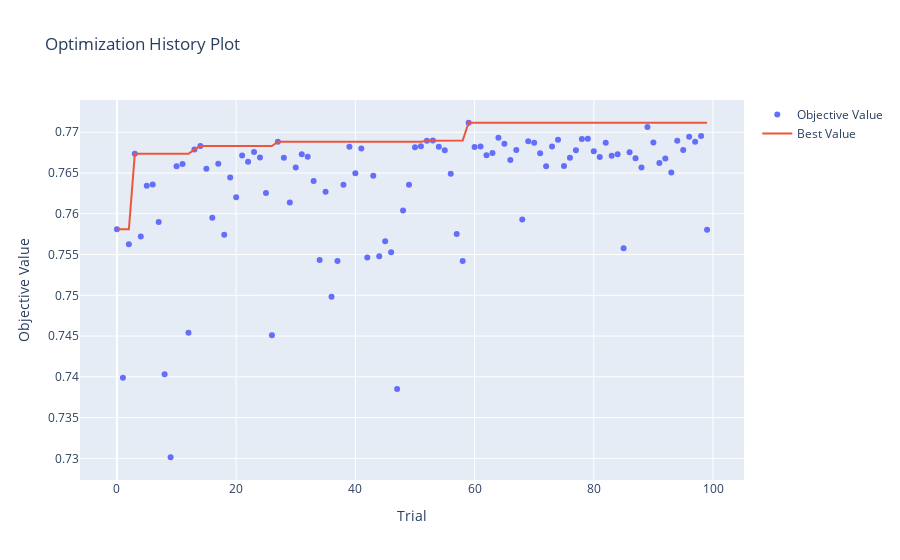
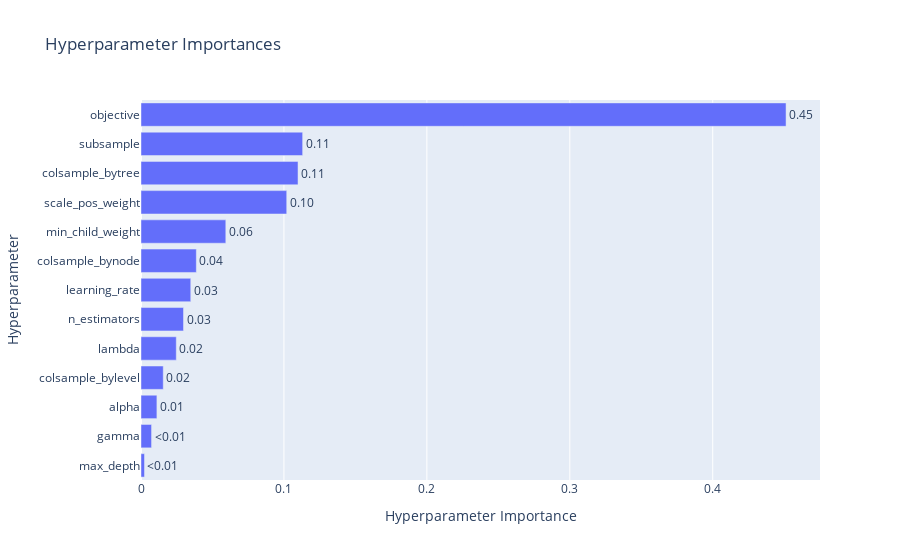

Source (notebook cell) for these figures, in order:
### Markdown cell above
### Testing / Tuning with XGBoost

### Code cell
# do some testing...
DO_RUN_TUNING = False

import xgboost as xgb
from sklearn.model_selection import GridSearchCV
from sklearn.model_selection import RandomizedSearchCV

from sklearn_genetic.space import Continuous, Categorical, Integer
from sklearn_genetic.callbacks import DeltaThreshold

delta_callback = DeltaThreshold(threshold=0.00005, metric='fitness')

def optuna_objective_xgboost(trial, data, truth):
    search_params_to_use = {
        'objective': trial.suggest_categorical('objective', ['binary:logitraw', 'binary:logistic']),
        'scale_pos_weight': trial.suggest_float('scale_pos_weight', 2.0, 4.5),
        'min_child_weight': trial.suggest_float('min_child_weight', 0.1, 3.0),
        'learning_rate': trial.suggest_float('learning_rate', 0.08, 0.3),
        'max_depth': trial.suggest_int('max_depth', 2, 5),
        'subsample': trial.suggest_float('subsample', 0.9, 1.0),
        'colsample_bytree': trial.suggest_float('colsample_bytree', 0.0, 1.0),
        'colsample_bylevel': trial.suggest_float('colsample_bylevel', 0.0, 1.0),
        'colsample_bynode': trial.suggest_float('colsample_bynode', 0.0, 1.0),
        'lambda': trial.suggest_float('lambda', 0.5, 1.5),
        'alpha': trial.suggest_float('alpha', 0.0, 1.5),
        'gamma': trial.suggest_float('gamma', 0.0, 1.5),
        'n_estimators': trial.suggest_int('n_estimators', 50, 500),
    }    
    test_model = xgb.XGBClassifier(**search_params_to_use)

    cv_scores = cross_val_score(test_model, data, truth, cv=10, scoring='f1_macro')
    score = np.mean(cv_scores)
    return score

def run_hypertune_test(data, truth):

    # tuning process
    # 1. learning rate
    # 2. max_depth and min_child_weight
    # 3. gamma
    # 4. subsample and colsample_bytree
    # 5. then reduce the learning rate
    
    # search_params_to_use = {
    #     'objective': Categorical(['binary:logitraw', 'binary:logistic'], random_state=1),
    #     'scale_pos_weight': Continuous(2.0, 4.5, 'uniform', random_state=1),
    #     'min_child_weight': Continuous(0.1, 3.0, 'uniform', random_state=1),
    #     'learning_rate': Continuous(0.08, 0.3, 'uniform', random_state=1),
    #     'max_depth': Integer(2, 5, 'uniform', random_state=1),
    #     'subsample': Continuous(0.9, 1.0, 'uniform', random_state=1),
    #     'colsample_bytree': Continuous(0.0, 1.0, 'uniform', random_state=1),
    #     'colsample_bylevel': Continuous(0.0, 1.0, 'uniform', random_state=1),
    #     'colsample_bynode': Continuous(0.0, 1.0, 'uniform', random_state=1),
    #     'lambda': Continuous(0.5, 1.5, 'uniform', random_state=1),
    #     'alpha': Continuous(0.0, 1.5, 'uniform', random_state=1),
    #     'gamma': Continuous(0.0, 1.5, 'uniform', random_state=1),
    #     'n_estimators': Integer(50, 500, 'uniform', random_state=1),
    # }

    # test_model = xgb.XGBClassifier(random_state=1).fit(data.to_numpy(), truth.to_numpy())
    # grid_search = GASearchCV(test_model, param_grid=search_params_to_use, n_jobs=-1, scoring="f1_macro")    
    # grid_search.fit(data, truth, callbacks=[delta_callback])
    # display(grid_search.best_score_)
    # best_params = grid_search.best_params_
    # display(grid_search.best_params_)

    # test_model = xgb.XGBClassifier(random_state=1, **best_params).fit(data.to_numpy(), truth.to_numpy())
    # display_cv(test_model, data, truth)

    ### OPTUNA TUNING ###
    study = optuna.create_study(direction='maximize')
    study.optimize(lambda trial: optuna_objective_xgboost(trial, data, truth), n_trials=100,  gc_after_trial=True)
    best_params = study.best_params

    display(best_params)
    display(f'best_f1_score: {study.best_value}')
    display(f'best trial: {study.best_trial}')
    fig = optuna.visualization.plot_optimization_history(study)
    fig.show()
    fig = optuna.visualization.plot_param_importances(study)
    fig.show()

    return best_params

best_xgb_params = {}
if DO_RUN_TUNING:
    best_xgb_params = run_hypertune_test(cleaned_data, y)
else:
    best_xgb_params = {
        'objective': 'binary:logitraw',
        'scale_pos_weight': 2.9360556703403695,
        'min_child_weight': 2.479593590655206,
        'learning_rate': 0.11750014772021783,
        'max_depth': 3,
        'subsample': 0.9526655779292016,
        'colsample_bytree': 0.7043007123486567,
        'colsample_bylevel': 0.3083426556873394,
        'colsample_bynode': 0.6342968499700148,
        'lambda': 1.0591492693539948,
        'alpha': 0.8322970023773659,
        'gamma': 0.825805122509714,
        'n_estimators': 377
    }


def get_xgboost_classifier(data, truth, params_to_use = None):
    if params_to_use:
        final_params = params_to_use
    else:
        final_params = {
            # use this to help with the imbalanced targets
            'scale_pos_weight': training_data_pos_scale_weight,
            # it's a binary classifier - this method seems to work best
            'objective': 'binary:logitraw',
        }

    print(f'-- XGBoost using: {final_params}')

    return xgb.XGBClassifier(random_state=1, **final_params).fit(data, truth)

display(best_xgb_params)
test_c = get_xgboost_classifier(cleaned_data, y, best_xgb_params)
display_cv(test_c, cleaned_data, y)

### Figure 1 — Plotly figure (JSON) as saved in the notebook; plotly's stock layout.template omitted (floating-point values rounded to 4 significant figures)
{"data": [{"mode": "markers", "name": "Objective Value", "type": "scatter", "x": [0, 1, 2, 3, 4, 5, 6, 7, 8, 9, 10, 11, 12, 13, 14, 15, 16, 17, 18, 19, 20, 21, 22, 23, 24, 25, 26, 27, 28, 29, 30, 31, 32, 33, 34, 35, 36, 37, 38, 39, 40, 41, 42, 43, 44, 45, 46, 47, 48, 49, 50, 51, 52, 53, 54, 55, 56, 57, 58, 59, 60, 61, 62, 63, 64, 65, 66, 67, 68, 69, 70, 71, 72, 73, 74, 75, 76, 77, 78, 79, 80, 81, 82, 83, 84, 85, 86, 87, 88, 89, 90, 91, 92, 93, 94, 95, 96, 97, 98, 99], "y": [0.7581, 0.7399, 0.7563, 0.7674, 0.7572, 0.7634, 0.7636, 0.759, 0.7403, 0.7301, 0.7658, 0.7661, 0.7454, 0.7679, 0.7683, 0.7655, 0.7595, 0.7661, 0.7574, 0.7645, 0.762, 0.7671, 0.7664, 0.7676, 0.7669, 0.7626, 0.7451, 0.7688, 0.7669, 0.7614, 0.7657, 0.7673, 0.767, 0.764, 0.7543, 0.7627, 0.7498, 0.7542, 0.7636, 0.7682, 0.765, 0.768, 0.7546, 0.7647, 0.7548, 0.7566, 0.7553, 0.7385, 0.7604, 0.7636, 0.7682, 0.7683, 0.769, 0.769, 0.7682, 0.7678, 0.7649, 0.7575, 0.7542, 0.7712, 0.7682, 0.7682, 0.7672, 0.7674, 0.7693, 0.7686, 0.7666, 0.7678, 0.7593, 0.7689, 0.7687, 0.7674, 0.7658, 0.7682, 0.7691, 0.7659, 0.7669, 0.7678, 0.7692, 0.7692, 0.7677, 0.767, 0.7687, 0.7671, 0.7673, 0.7558, 0.7675, 0.7668, 0.7657, 0.7707, 0.7687, 0.7662, 0.7668, 0.7651, 0.769, 0.7678, 0.7695, 0.7688, 0.7695, 0.758]}, {"mode": "lines", "name": "Best Value", "type": "scatter", "x": [0, 1, 2, 3, 4, 5, 6, 7, 8, 9, 10, 11, 12, 13, 14, 15, 16, 17, 18, 19, 20, 21, 22, 23, 24, 25, 26, 27, 28, 29, 30, 31, 32, 33, 34, 35, 36, 37, 38, 39, 40, 41, 42, 43, 44, 45, 46, 47, 48, 49, 50, 51, 52, 53, 54, 55, 56, 57, 58, 59, 60, 61, 62, 63, 64, 65, 66, 67, 68, 69, 70, 71, 72, 73, 74, 75, 76, 77, 78, 79, 80, 81, 82, 83, 84, 85, 86, 87, 88, 89, 90, 91, 92, 93, 94, 95, 96, 97, 98, 99], "y": [0.7581, 0.7581, 0.7581, 0.7674, 0.7674, 0.7674, 0.7674, 0.7674, 0.7674, 0.7674, 0.7674, 0.7674, 0.7674, 0.7679, 0.7683, 0.7683, 0.7683, 0.7683, 0.7683, 0.7683, 0.7683, 0.7683, 0.7683, 0.7683, 0.7683, 0.7683, 0.7683, 0.7688, 0.7688, 0.7688, 0.7688, 0.7688, 0.7688, 0.7688, 0.7688, 0.7688, 0.7688, 0.7688, 0.7688, 0.7688, 0.7688, 0.7688, 0.7688, 0.7688, 0.7688, 0.7688, 0.7688, 0.7688, 0.7688, 0.7688, 0.7688, 0.7688, 0.769, 0.769, 0.769, 0.769, 0.769, 0.769, 0.769, 0.7712, 0.7712, 0.7712, 0.7712, 0.7712, 0.7712, 0.7712, 0.7712, 0.7712, 0.7712, 0.7712, 0.7712, 0.7712, 0.7712, 0.7712, 0.7712, 0.7712, 0.7712, 0.7712, 0.7712, 0.7712, 0.7712, 0.7712, 0.7712, 0.7712, 0.7712, 0.7712, 0.7712, 0.7712, 0.7712, 0.7712, 0.7712, 0.7712, 0.7712, 0.7712, 0.7712, 0.7712, 0.7712, 0.7712, 0.7712, 0.7712]}, {"marker": {"color": "#cccccc"}, "mode": "markers", "name": "Infeasible Trial", "showlegend": false, "type": "scatter", "x": [], "y": []}], "layout": {"title": {"text": "Optimization History Plot"}, "xaxis": {"title": {"text": "Trial"}}, "yaxis": {"title": {"text": "Objective Value"}}}}

### Figure 2 — Plotly figure (JSON) as saved in the notebook; plotly's stock layout.template omitted (floating-point values rounded to 4 significant figures)
{"data": [{"cliponaxis": false, "hovertemplate": ["max_depth (IntDistribution): 0.0024388290735136635<extra></extra>", "gamma (FloatDistribution): 0.007382161100368925<extra></extra>", "alpha (FloatDistribution): 0.011125867728298924<extra></extra>", "colsample_bylevel (FloatDistribution): 0.015568251084277989<extra></extra>", "lambda (FloatDistribution): 0.02467964219838399<extra></extra>", "n_estimators (IntDistribution): 0.029741243428161583<extra></extra>", "learning_rate (FloatDistribution): 0.03480481419787991<extra></extra>", "colsample_bynode (FloatDistribution): 0.0387101571041478<extra></extra>", "min_child_weight (FloatDistribution): 0.059334637610848964<extra></extra>", "scale_pos_weight (FloatDistribution): 0.10196070224789196<extra></extra>", "colsample_bytree (FloatDistribution): 0.10986235704112343<extra></extra>", "subsample (FloatDistribution): 0.11309360749880848<extra></extra>", "objective (CategoricalDistribution): 0.4512977296862944<extra></extra>"], "name": "Objective Value", "orientation": "h", "text": ["<0.01", "<0.01", "0.01", "0.02", "0.02", "0.03", "0.03", "0.04", "0.06", "0.10", "0.11", "0.11", "0.45"], "textposition": "outside", "type": "bar", "x": [0.002439, 0.007382, 0.01113, 0.01557, 0.02468, 0.02974, 0.0348, 0.03871, 0.05933, 0.102, 0.1099, 0.1131, 0.4513], "y": ["max_depth", "gamma", "alpha", "colsample_bylevel", "lambda", "n_estimators", "learning_rate", "colsample_bynode", "min_child_weight", "scale_pos_weight", "colsample_bytree", "subsample", "objective"]}], "layout": {"title": {"text": "Hyperparameter Importances"}, "xaxis": {"title": {"text": "Hyperparameter Importance"}}, "yaxis": {"title": {"text": "Hyperparameter"}}}}
